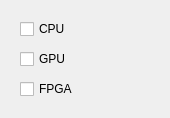
<?xml version="1.0" encoding="UTF-8"?>
<ui version="4.0">
 <class>DeviceCheckBoxManager</class>
 <widget class="QWidget" name="DeviceCheckBoxManager">
  <property name="geometry">
   <rect>
    <x>0</x>
    <y>0</y>
    <width>170</width>
    <height>118</height>
   </rect>
  </property>
  <property name="windowTitle">
   <string>Form</string>
  </property>
  <widget class="QCheckBox" name="checkBox">
   <property name="geometry">
    <rect>
     <x>20</x>
     <y>20</y>
     <width>70</width>
     <height>18</height>
    </rect>
   </property>
   <property name="text">
    <string>CPU</string>
   </property>
  </widget>
  <widget class="QCheckBox" name="checkBox_2">
   <property name="geometry">
    <rect>
     <x>20</x>
     <y>50</y>
     <width>70</width>
     <height>18</height>
    </rect>
   </property>
   <property name="text">
    <string>GPU</string>
   </property>
  </widget>
  <widget class="QCheckBox" name="checkBox_3">
   <property name="geometry">
    <rect>
     <x>20</x>
     <y>80</y>
     <width>70</width>
     <height>18</height>
    </rect>
   </property>
   <property name="text">
    <string>FPGA</string>
   </property>
  </widget>
 </widget>
 <resources/>
 <connections/>
</ui>
